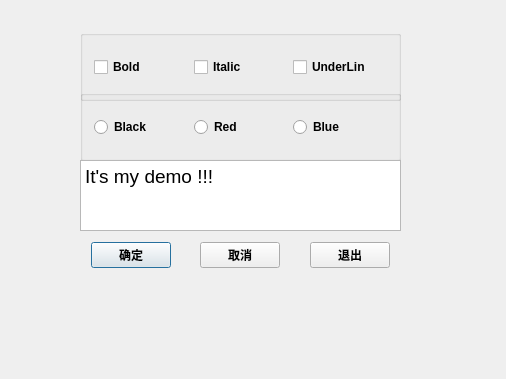
<?xml version="1.0" encoding="UTF-8"?>
<ui version="4.0">
 <class>QWDialog</class>
 <widget class="QDialog" name="QWDialog">
  <property name="geometry">
   <rect>
    <x>0</x>
    <y>0</y>
    <width>506</width>
    <height>379</height>
   </rect>
  </property>
  <property name="windowTitle">
   <string>QWDialog</string>
  </property>
  <widget class="QGroupBox" name="groupBox">
   <property name="geometry">
    <rect>
     <x>80</x>
     <y>30</y>
     <width>321</width>
     <height>71</height>
    </rect>
   </property>
   <property name="title">
    <string/>
   </property>
   <layout class="QHBoxLayout" name="horizontalLayout">
    <item>
     <widget class="QCheckBox" name="chkBoxBold">
      <property name="font">
       <font>
        <weight>75</weight>
        <bold>true</bold>
       </font>
      </property>
      <property name="text">
       <string>Bold</string>
      </property>
     </widget>
    </item>
    <item>
     <widget class="QCheckBox" name="chkBoxitalic">
      <property name="font">
       <font>
        <weight>75</weight>
        <bold>true</bold>
       </font>
      </property>
      <property name="text">
       <string>Italic</string>
      </property>
     </widget>
    </item>
    <item>
     <widget class="QCheckBox" name="chkBoxUnder">
      <property name="font">
       <font>
        <weight>75</weight>
        <bold>true</bold>
       </font>
      </property>
      <property name="text">
       <string>UnderLin</string>
      </property>
     </widget>
    </item>
   </layout>
  </widget>
  <widget class="QGroupBox" name="groupBox_2">
   <property name="geometry">
    <rect>
     <x>80</x>
     <y>90</y>
     <width>321</width>
     <height>71</height>
    </rect>
   </property>
   <property name="title">
    <string/>
   </property>
   <layout class="QHBoxLayout" name="horizontalLayout_2">
    <item>
     <widget class="QRadioButton" name="rBtnBlack">
      <property name="font">
       <font>
        <weight>75</weight>
        <bold>true</bold>
       </font>
      </property>
      <property name="text">
       <string>Black</string>
      </property>
     </widget>
    </item>
    <item>
     <widget class="QRadioButton" name="rBtnRed">
      <property name="font">
       <font>
        <weight>75</weight>
        <bold>true</bold>
       </font>
      </property>
      <property name="text">
       <string>Red</string>
      </property>
     </widget>
    </item>
    <item>
     <widget class="QRadioButton" name="rBtnBlue">
      <property name="font">
       <font>
        <weight>75</weight>
        <bold>true</bold>
       </font>
      </property>
      <property name="text">
       <string>Blue</string>
      </property>
     </widget>
    </item>
   </layout>
  </widget>
  <widget class="QWidget" name="horizontalLayoutWidget">
   <property name="geometry">
    <rect>
     <x>80</x>
     <y>230</y>
     <width>321</width>
     <height>51</height>
    </rect>
   </property>
   <layout class="QHBoxLayout" name="horizontalLayout_3">
    <item>
     <widget class="QPushButton" name="btnOK">
      <property name="font">
       <font>
        <weight>75</weight>
        <bold>true</bold>
       </font>
      </property>
      <property name="text">
       <string>确定</string>
      </property>
     </widget>
    </item>
    <item>
     <spacer name="horizontalSpacer">
      <property name="orientation">
       <enum>Qt::Horizontal</enum>
      </property>
      <property name="sizeHint" stdset="0">
       <size>
        <width>40</width>
        <height>20</height>
       </size>
      </property>
     </spacer>
    </item>
    <item>
     <widget class="QPushButton" name="btnCancle">
      <property name="font">
       <font>
        <weight>75</weight>
        <bold>true</bold>
       </font>
      </property>
      <property name="text">
       <string>取消</string>
      </property>
     </widget>
    </item>
    <item>
     <spacer name="horizontalSpacer_2">
      <property name="orientation">
       <enum>Qt::Horizontal</enum>
      </property>
      <property name="sizeHint" stdset="0">
       <size>
        <width>40</width>
        <height>20</height>
       </size>
      </property>
     </spacer>
    </item>
    <item>
     <widget class="QPushButton" name="btnClose">
      <property name="font">
       <font>
        <weight>75</weight>
        <bold>true</bold>
       </font>
      </property>
      <property name="text">
       <string>退出</string>
      </property>
     </widget>
    </item>
   </layout>
  </widget>
  <widget class="QPlainTextEdit" name="txtEdit">
   <property name="geometry">
    <rect>
     <x>80</x>
     <y>160</y>
     <width>321</width>
     <height>71</height>
    </rect>
   </property>
   <property name="font">
    <font>
     <pointsize>14</pointsize>
    </font>
   </property>
   <property name="plainText">
    <string>It's my demo !!!</string>
   </property>
  </widget>
 </widget>
 <layoutdefault spacing="6" margin="11"/>
 <resources/>
 <connections>
  <connection>
   <sender>btnClose</sender>
   <signal>clicked()</signal>
   <receiver>QWDialog</receiver>
   <slot>close()</slot>
   <hints>
    <hint type="sourcelabel">
     <x>359</x>
     <y>255</y>
    </hint>
    <hint type="destinationlabel">
     <x>252</x>
     <y>189</y>
    </hint>
   </hints>
  </connection>
 </connections>
</ui>
